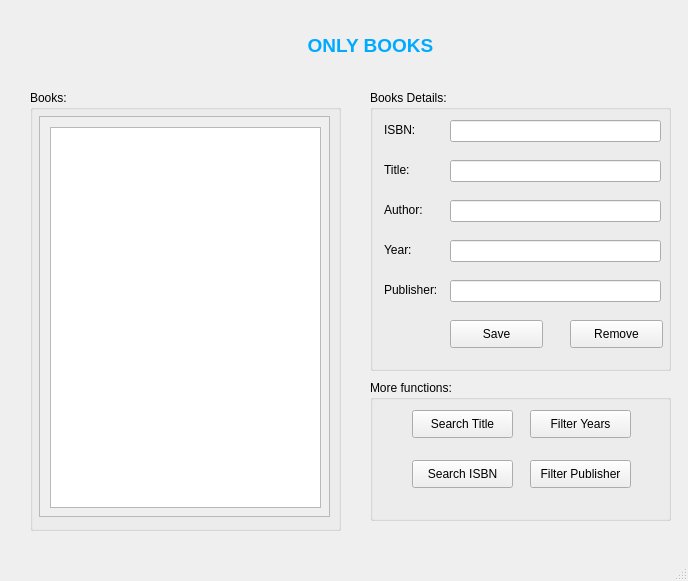
<?xml version="1.0" encoding="UTF-8"?>
<ui version="4.0">
 <class>MainWindow</class>
 <widget class="QMainWindow" name="MainWindow">
  <property name="geometry">
   <rect>
    <x>0</x>
    <y>0</y>
    <width>688</width>
    <height>581</height>
   </rect>
  </property>
  <property name="windowTitle">
   <string>ONLY BOOKS</string>
  </property>
  <widget class="QWidget" name="centralwidget">
   <widget class="QLabel" name="label">
    <property name="geometry">
     <rect>
      <x>290</x>
      <y>20</y>
      <width>161</width>
      <height>51</height>
     </rect>
    </property>
    <property name="font">
     <font>
      <bold>true</bold>
     </font>
    </property>
    <property name="text">
     <string>&lt;html&gt;&lt;head/&gt;&lt;body&gt;&lt;p align=&quot;center&quot;&gt;&lt;span style=&quot; font-size:14pt; color:#00aaff;&quot;&gt;ONLY BOOKS&lt;/span&gt;&lt;/p&gt;&lt;/body&gt;&lt;/html&gt;</string>
    </property>
   </widget>
   <widget class="QGroupBox" name="groupBox">
    <property name="geometry">
     <rect>
      <x>30</x>
      <y>90</y>
      <width>311</width>
      <height>441</height>
     </rect>
    </property>
    <property name="title">
     <string>Books:</string>
    </property>
    <widget class="QScrollArea" name="scrollArea">
     <property name="geometry">
      <rect>
       <x>9</x>
       <y>26</y>
       <width>291</width>
       <height>401</height>
      </rect>
     </property>
     <property name="widgetResizable">
      <bool>true</bool>
     </property>
     <widget class="QWidget" name="scrollAreaWidgetContents">
      <property name="geometry">
       <rect>
        <x>0</x>
        <y>0</y>
        <width>289</width>
        <height>399</height>
       </rect>
      </property>
      <widget class="QListWidget" name="listWidget">
       <property name="geometry">
        <rect>
         <x>10</x>
         <y>10</y>
         <width>271</width>
         <height>381</height>
        </rect>
       </property>
      </widget>
     </widget>
    </widget>
   </widget>
   <widget class="QGroupBox" name="groupBox_2">
    <property name="geometry">
     <rect>
      <x>370</x>
      <y>90</y>
      <width>301</width>
      <height>281</height>
     </rect>
    </property>
    <property name="title">
     <string>Books Details:</string>
    </property>
    <widget class="QLabel" name="label_2">
     <property name="geometry">
      <rect>
       <x>14</x>
       <y>30</y>
       <width>61</width>
       <height>20</height>
      </rect>
     </property>
     <property name="text">
      <string>ISBN:</string>
     </property>
    </widget>
    <widget class="QLineEdit" name="lineEdit">
     <property name="geometry">
      <rect>
       <x>80</x>
       <y>30</y>
       <width>211</width>
       <height>22</height>
      </rect>
     </property>
    </widget>
    <widget class="QLineEdit" name="lineEdit_2">
     <property name="geometry">
      <rect>
       <x>80</x>
       <y>70</y>
       <width>211</width>
       <height>22</height>
      </rect>
     </property>
    </widget>
    <widget class="QLabel" name="label_3">
     <property name="geometry">
      <rect>
       <x>14</x>
       <y>70</y>
       <width>61</width>
       <height>20</height>
      </rect>
     </property>
     <property name="text">
      <string>Title:</string>
     </property>
    </widget>
    <widget class="QLineEdit" name="lineEdit_3">
     <property name="geometry">
      <rect>
       <x>80</x>
       <y>110</y>
       <width>211</width>
       <height>22</height>
      </rect>
     </property>
    </widget>
    <widget class="QLabel" name="label_4">
     <property name="geometry">
      <rect>
       <x>14</x>
       <y>110</y>
       <width>61</width>
       <height>20</height>
      </rect>
     </property>
     <property name="text">
      <string>Author:</string>
     </property>
    </widget>
    <widget class="QLineEdit" name="lineEdit_4">
     <property name="geometry">
      <rect>
       <x>80</x>
       <y>150</y>
       <width>211</width>
       <height>22</height>
      </rect>
     </property>
    </widget>
    <widget class="QLabel" name="label_5">
     <property name="geometry">
      <rect>
       <x>14</x>
       <y>150</y>
       <width>61</width>
       <height>20</height>
      </rect>
     </property>
     <property name="text">
      <string>Year:</string>
     </property>
    </widget>
    <widget class="QLabel" name="label_6">
     <property name="geometry">
      <rect>
       <x>14</x>
       <y>190</y>
       <width>61</width>
       <height>20</height>
      </rect>
     </property>
     <property name="text">
      <string>Publisher:</string>
     </property>
    </widget>
    <widget class="QLineEdit" name="lineEdit_5">
     <property name="geometry">
      <rect>
       <x>80</x>
       <y>190</y>
       <width>211</width>
       <height>22</height>
      </rect>
     </property>
    </widget>
    <widget class="QPushButton" name="pushButton">
     <property name="geometry">
      <rect>
       <x>80</x>
       <y>230</y>
       <width>93</width>
       <height>28</height>
      </rect>
     </property>
     <property name="text">
      <string>Save</string>
     </property>
    </widget>
    <widget class="QPushButton" name="pushButton_2">
     <property name="geometry">
      <rect>
       <x>200</x>
       <y>230</y>
       <width>93</width>
       <height>28</height>
      </rect>
     </property>
     <property name="text">
      <string>Remove</string>
     </property>
    </widget>
   </widget>
   <widget class="QGroupBox" name="groupBox_3">
    <property name="geometry">
     <rect>
      <x>370</x>
      <y>380</y>
      <width>301</width>
      <height>141</height>
     </rect>
    </property>
    <property name="title">
     <string>More functions:</string>
    </property>
    <widget class="QPushButton" name="pushButton_3">
     <property name="geometry">
      <rect>
       <x>42</x>
       <y>30</y>
       <width>101</width>
       <height>28</height>
      </rect>
     </property>
     <property name="text">
      <string>Search Title</string>
     </property>
    </widget>
    <widget class="QPushButton" name="pushButton_4">
     <property name="geometry">
      <rect>
       <x>42</x>
       <y>80</y>
       <width>101</width>
       <height>28</height>
      </rect>
     </property>
     <property name="text">
      <string>Search ISBN</string>
     </property>
    </widget>
    <widget class="QPushButton" name="pushButton_5">
     <property name="geometry">
      <rect>
       <x>160</x>
       <y>30</y>
       <width>101</width>
       <height>28</height>
      </rect>
     </property>
     <property name="text">
      <string>Filter Years</string>
     </property>
    </widget>
    <widget class="QPushButton" name="pushButton_6">
     <property name="geometry">
      <rect>
       <x>160</x>
       <y>80</y>
       <width>101</width>
       <height>28</height>
      </rect>
     </property>
     <property name="text">
      <string>Filter Publisher</string>
     </property>
    </widget>
   </widget>
  </widget>
  <widget class="QStatusBar" name="statusbar"/>
 </widget>
 <resources/>
 <connections/>
</ui>
